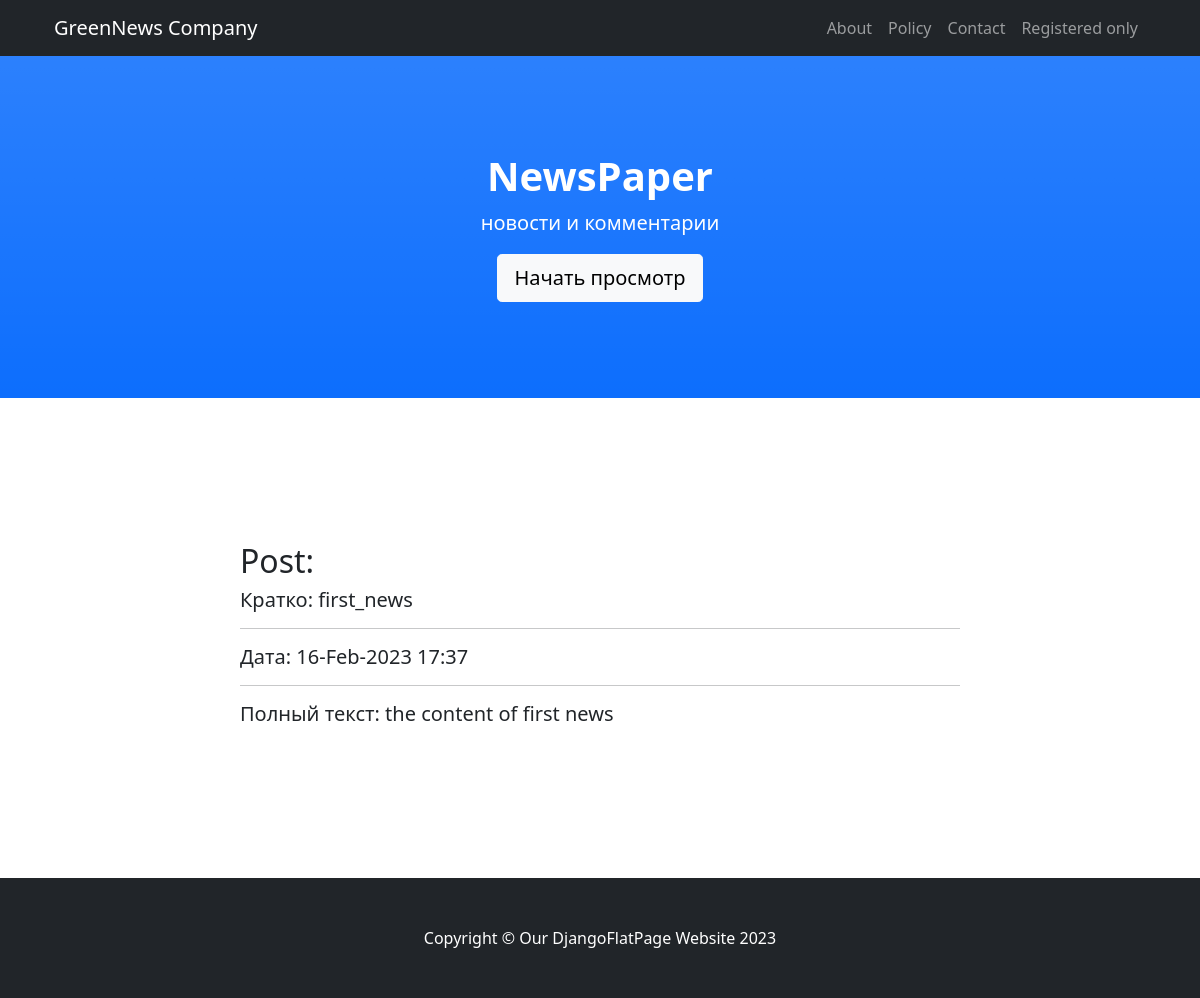
/posts/1, run on the app's committed database.
### news/models.py (models this page shows, shortened)
class Post(models.Model):
    postAuthor = models.ForeignKey(Author, on_delete=models.CASCADE)
    postType = models.CharField(max_length=4, choices=post_types, default=news)
    postDatetime = models.DateTimeField(auto_now_add=True)
    category = models.ManyToManyField(Category, through='PostCategory', related_name='posts',)
    head = models.CharField(max_length=124)
    postText = models.TextField()
    postRate = models.SmallIntegerField(default=0)

### news/views.py (the view)
# urls.py: path('<int:pk>', PostDetails.as_view()),
class PostDetails(DetailView):
    model = Post
    template_name = 'post.html'
    context_object_name = 'post'

### news/templatetags/news_filters.py (called while the page is built)
@register.filter(name='censor')
def censor(value, arg='<banned>'):
    banned_words = [ 'пиздец', 'fuck', 'fucking', 'блядь', 'писец']
    if isinstance(value, str) and isinstance(arg, str):
        for i in banned_words:
            value = value.replace(i, arg)
        return value
    else:
        raise ValueError(f'Не применяется для {type(value)} и {type(arg)}')

### templates/post.html
{% extends 'flatpages/default.html' %}
{% load news_filters %}
{% block title %}
Post:
{% endblock title %}
{% block content %}
    <h5> Кратко: {{ post.head|censor }} </h5>
    <hr>
    <h5> Дата: {{ post.postDatetime|date:'d-M-Y H:i' }} </h5>
    <hr>
    <h5> Полный текст: {{ post.postText|censor:'<...>' }} </h5>
{% endblock content %}

### data on the page
Post: head|censor "first_news", postDatetime "16-Feb-2023 17:37", postText|censor "the content of first news"
